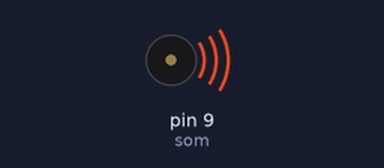
A sketch run on a simulated Arduino Uno, built with avr-gcc and run on an emulated ATmega328P. Shown: buzzer (waves = sounding).

Above: at 0.2 s.
At 3.9 s:
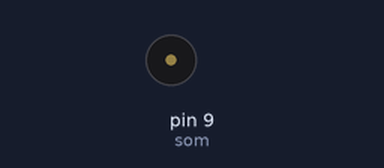
Timing chart, 0 to 6.8 s (numbered marks = the images above):
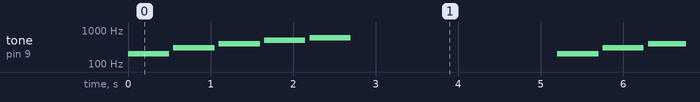

The sketch:

Aula-39.ino
```cpp
#define som 9

void setup(){
  pinMode(som, OUTPUT);
}

void loop(){
  //tone(porta,freq);
  //noTone(porta);

  //tone(porta,freq,duração);
  //31 - 4978

  tone(som,200,500);
  delay(550);
  tone(som,300,500);
  delay(550);
  tone(som,400,500);
  delay(550);
  tone(som,500,500);
  delay(550);
  tone(som,600,500);
  delay(3000);
  //delay(5000);
}
```

Measured:
- by itself, tone on pin 9 (som): repeats every 5.2 s: silent 0.05 s, 300 Hz 0.50 s, silent 0.05 s, 400 Hz 0.50 s, silent 0.05 s, 500 Hz 0.50 s, silent 0.05 s, 600 Hz 0.50 s, silent 2.5 s, 200 Hz 0.50 s
